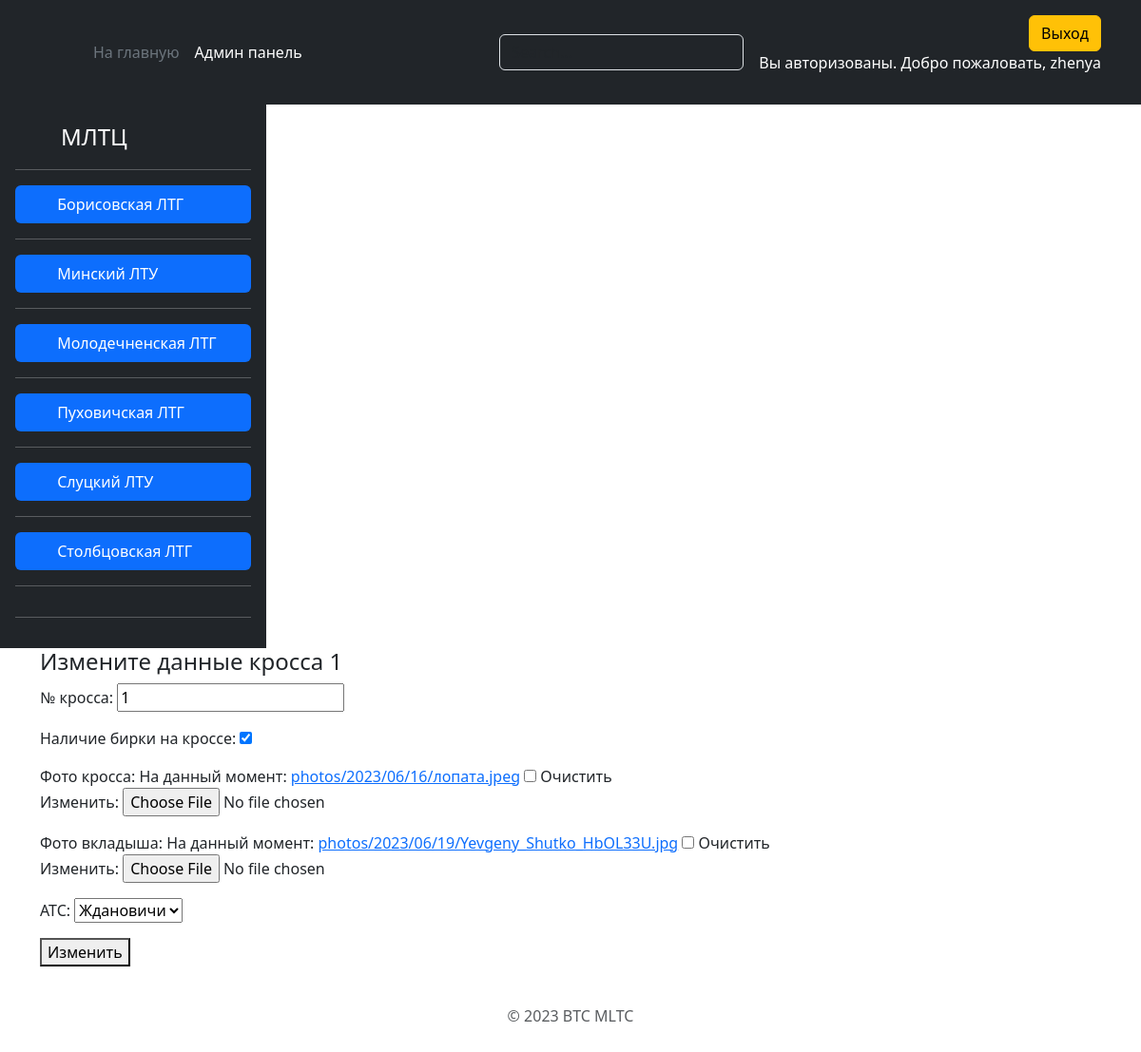
Screenshot of /edit_cross/1/ (signed in) with the database file from the repository.
### ats/models.py (models this page shows, shortened)
class Department(models.Model):
    name = models.CharField(max_length=20, verbose_name='Подразделение')
    slug = models.SlugField(max_length=255, unique=True, db_index=True, verbose_name="URL")
    def get_absolute_url(self):
        return reverse('area', kwargs={'dep_slug': self.slug})
    class Meta:
        verbose_name = 'Подразделения'
        verbose_name_plural = 'Подразделения'
        ordering = ['name']

class Cross(models.Model):
    number = models.CharField(max_length=3, verbose_name='№ кросса')
    slug = models.SlugField(max_length=255, unique=True, db_index=True, verbose_name="URL")
    tag = models.BooleanField(blank=True, verbose_name='Наличие бирки на кроссе')
    photo_cross = models.ImageField(blank=True, upload_to="photos/%Y/%m/%d/", verbose_name='Фото кросса')
    photo_insert = models.ImageField(blank=True, upload_to="photos/%Y/%m/%d/", verbose_name='Фото вкладыша')
    time_create = models.DateTimeField(auto_now_add=True, verbose_name='Дата добавления')
    time_update = models.DateTimeField(auto_now=True, verbose_name='Дата изменения')
    ats = models.ForeignKey('Ats',  on_delete=models.CASCADE, verbose_name='АТС')
    class Meta:
        verbose_name = 'Кроссы'
        verbose_name_plural = 'Кроссы'
        ordering = ['number']

### ats/views.py (the view)
# urls.py: path('edit_cross/<slug:cross_slug>/', CrossUpdateView.as_view(), name='edit_cross'),
class CrossUpdateView(LoginRequiredMixin, UpdateView):
    login_url = '/login/'
    redirect_field_name = 'redirect_to'
    model = Cross
    template_name = 'ats/edit_cross.html'
    context_object_name = 'cross'
    fields = ['number', 'tag', 'photo_cross', 'photo_insert', 'ats']
    def get_object(self, queryset=None):
        return Cross.objects.get(slug=self.kwargs.get("cross_slug"))

### ats/models.py (called while the page is built)
    def __str__(self):
        return self.name

### ats/templatetags/dep_tag.py (called while the page is built)
@register.simple_tag(name='getdep')
def get_department():
    return Department.objects.all()

### ats/templates/ats/edit_cross.html (shortened to what this page needs)
{% extends 'ats/base.html' %}
{% block content %}
    <h4>Измените данные кросса {{ cross.number }}</h4>
    <form method="post" enctype="multipart/form-data">
        {{ form.as_p }}
        <button type="submit">Изменить</button>
    </form>
{% endblock %}

### ats/templates/ats/base.html (shortened to what this page needs)
{% load static %}
{% load dep_tag %}
<!DOCTYPE html>
<html lang="ru">
<head>
  <link href="https://cdn.jsdelivr.net/npm/bootstrap@5.3.0-alpha3/dist/css/bootstrap.min.css" rel="stylesheet"
>
</head>
<body>
<header class="p-3 text-bg-dark">
  <div class="container">
    <div class="d-flex flex-wrap align-items-center justify-content-center justify-content-lg-start">
      <a href="/" class="d-flex align-items-center mb-2 mb-lg-0 text-white text-decoration-none">
        <svg class="bi me-2" width="40" height="32" role="img" aria-label="Bootstrap">
          <use xlink:href="#bootstrap"></use>
        </svg>
      </a>
      <ul class="nav col-12 col-lg-auto me-lg-auto mb-2 justify-content-center mb-md-0">
        <li><a href="{% url 'home' %}" class="nav-link px-2 text-secondary">На главную</a></li>
        <li><a href="/admin/" class="nav-link px-2 text-white">Админ панель</a></li>
      </ul>
      <form class="col-12 col-lg-auto mb-3 mb-lg-0 me-lg-3" role="search">
        <input type="search" class="form-control form-control-dark text-bg-dark" placeholder="Search..."
               aria-label="Search">
      </form>
      <div class="text-end">
        {% if request.user.is_authenticated %}
          <a href="{% url 'logout' %}">
            <button type="button" class="btn btn-warning">Выход</button>
          </a>
          <p>Вы авторизованы. Добро пожаловать, {{ request.user.username }}</p>
        {% endif %}
      </div>
    </div>
  </div>
</header>
<main class="d-flex flex-wrap">
  {% block lst_department %}
    <div class="d-flex flex-column flex-shrink-0 p-3 text-bg-dark" style="width: 280px;">
      <a href="/" class="d-flex align-items-center mb-3 mb-md-0 me-md-auto text-white text-decoration-none">
        <svg class="bi pe-none me-2" width="40" height="32">
          <use xlink:href="#bootstrap"></use>
        </svg>
        <span class="fs-4">МЛТЦ</span>
      </a>
      <hr>
      <ul class="nav nav-pills flex-column mb-auto">
        {% getdep as list_dep %}
        {% for lst in list_dep %}
          <li class="nav-item">
            <a href="{{ lst.get_absolute_url }}" class="nav-link active" aria-current="page">
              <svg class="bi pe-none me-2" width="16" height="16">
                <use xlink:href="#home"></use>
              </svg>
              {{ lst.name }}
            </a>
          </li>
          <hr>
        {% endfor %}
      </ul>
      <hr>
    </div>
  {% endblock lst_department %}
  <div class="container">
    {% block content %}
    {% endblock %}
  </div>
</main>
<div class="container">
  <footer class="py-3 my-4">
    <p class="text-center text-body-secondary">© 2023 BTC MLTC</p>
  </footer>
</div>
</body>
</html>

### rows the page displays
Department: name "Борисовская ЛТГ"
Department: name "Минский ЛТУ"
Department: name "Молодечненская ЛТГ"
Department: name "Пуховичская ЛТГ"
Department: name "Слуцкий ЛТУ"
Department: name "Столбцовская ЛТГ"
Cross: number "1", tag "☑", ats "Ждановичи"

### other values shown
{{ request.user.username }} "zhenya"
